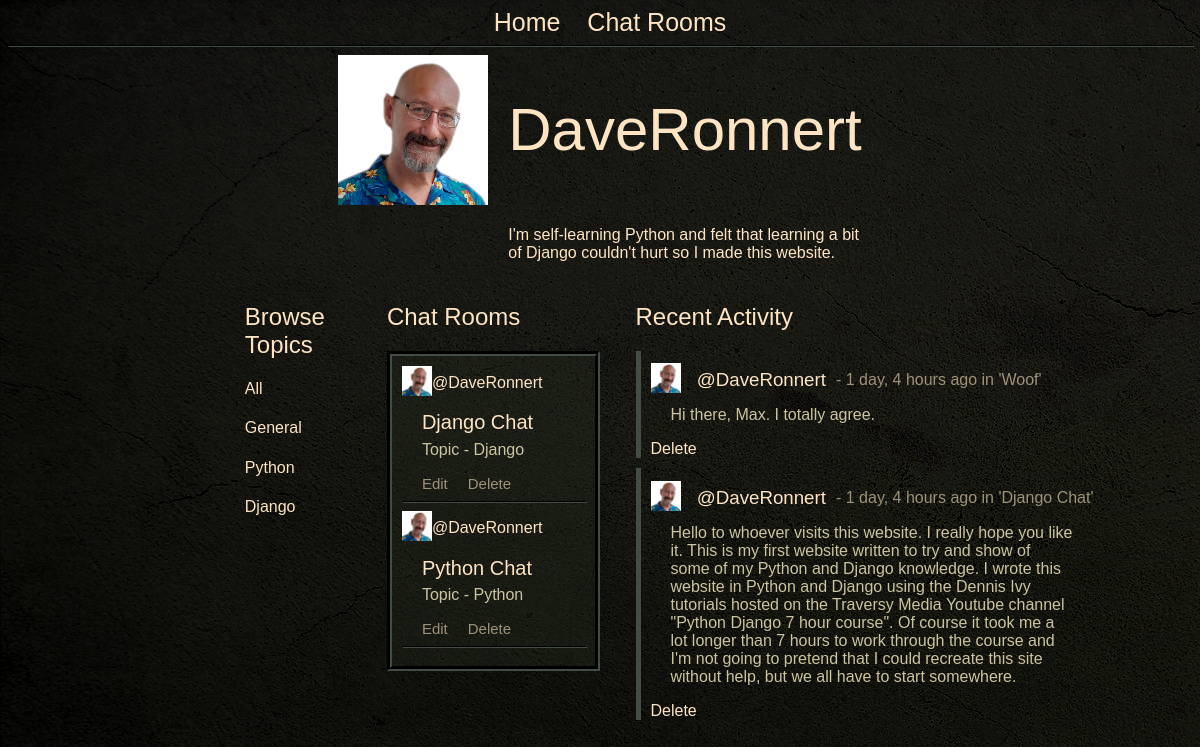
Screenshot of /profile/1 (signed in) with the database file from the repository.
### chat/models.py (models this page shows, shortened)
class Profile(models.Model):
    user = models.OneToOneField(User, null=True, on_delete=models.CASCADE)
    bio = models.TextField()
    profile_pic = models.ImageField(null=True, blank=True, upload_to='images/')

class Topic(models.Model):
    name = models.CharField(max_length=200)
    def __str__(self):
        return self.name

class ChatRoom(models.Model):
    host = models.ForeignKey(User, on_delete=models.SET_NULL, null=True)
    topic = models.ForeignKey(Topic, on_delete=models.SET_NULL, null=True)
    name = models.CharField(max_length=25)
    description = models.TextField(blank=True, null=True)
    created = models.DateTimeField(auto_now=True)
    updated = models.DateTimeField(auto_now_add=True)
    class Meta:
        ordering = ['-updated', '-created']
    def __str__(self):
        return self.name

class Messages(models.Model):
    user = models.ForeignKey(User, on_delete=models.CASCADE)
    room = models.ForeignKey(ChatRoom, on_delete=models.CASCADE)
    body = models.TextField()
    created = models.DateTimeField(auto_now=True)
    updated = models.DateTimeField(auto_now_add=True)

### chat/views.py (the view)
# urls.py: path('profile/<str:pk>', views.user_profile, name='user_profile'),
def user_profile(request, pk):
    user = User.objects.get(id=pk)
    chatrooms = user.chatroom_set.all()
    chat_messages = user.messages_set.all()
    topics = Topic.objects.all()
    context = {'user': user, 'chatrooms': chatrooms, 'chat_messages': chat_messages, 'topics': topics}
    return render(request, 'chat/profile.html', context)

### chat/templates/chat/profile.html
{% extends 'home.html' %}
{% load static %}
{% block content %}
<div class="profile_header">
        <div class="profile_pic">
        {% if user.profile.profile_pic %}
            <div class="chat_room_host_img"><img src="{{user.profile.profile_pic.url}}" height="150"></div>
        {% else %}
            <div class="chat_room_host_img">
                <img src="{% static '/images/avatar.png' %}" height="150">
            </div>
        {% endif %}
        </div>
        <div class="profile_name"><h1>{{user.username}}</h1></div>
        <div class="profile_bio"><h4>{{user.profile.bio}}</h4></div>
    </div>
<div class="profile_wrapper">
    <div class="profile_topics">
        {% include 'chat/topics.html' %}
    </div>
    <div class="profile_feed">
        <h2>Chat Rooms</h2>
        <div class="chat_rooms_border">
            {% include 'chat/feed.html' %}
        </div>
    </div>
    <div class="profile_activity">
        {% include 'chat/activity.html' %}
    </div>
</div>
{% endblock content %}

### chat/templates/chat/topics.html
<h2> Browse Topics</h2>
<div>
    <a href="{% url 'chat' %}"><h4>All</h4></a>
</div>
{% for topic in topics %}
    <div>
        <a href="{% url 'chat' %}?q={{topic.name}}"><h4>{{topic}}</h4></a>
    </div>
{% endfor %}

### chat/templates/chat/feed.html
{% load static %}
{% for room in chatrooms %}
<div class="chat_room_host">
    {% if room.host.profile.profile_pic %}
        <div class="chat_room_host_img"><img src="{{room.host.profile.profile_pic.url}}" height="30"></div>
    {% else %}
        <div class="chat_room_host_img">
            <img src="{% static '/images/avatar.png' %}" height="30">
        </div>
    {% endif %}
    <div class="chat_room_host_name"><a href="{% url 'user_profile' room.host.id %}">@{{room.host}}</a></div>
</div>
<div class="chat_room_name">
    <a href="{% url 'room' room.id %}"><h4>{{room.name}}</h4></a>
</div>
<p>
    Topic - {{room.topic}}
</p>
<div class="room_buttons">
    <div class="room_button_align">
        <div class="room_button"><a href="{% url 'update_room' room.id %}">Edit</a><a href="{% url 'delete_room' room.id %}">Delete</a></div>
    </div>
    <hr>
</div>
{% endfor %}

### chat/templates/chat/activity.html
{% load static %}
<h2>Recent Activity</h2>
    {% for mess in chat_messages|slice:":10" %}
        <div>
            <div class="message">
                {% if mess.user.profile.profile_pic %}
                <div class="mess_img"><img src="{{mess.user.profile.profile_pic.url}}" height="30"></div>
                {% else %}
                <div class="chat_room_host_img">
                    <img src="{% static '/images/avatar.png' %}" height="30">
                </div>
                {% endif %}
                <div class="mess_head"><a href="{% url 'user_profile' mess.user.id %}"><h3>@{{mess.user}}</h3></a></div>
                <div class="mess_date"> - {{mess.created|timesince}} ago in '{{mess.room}}'</div>
                <div class="mess_body"><p>{{mess.body}}</p></div>
                <div class="mess_del">
                    {% if request.user == mess.user %}
                        <a href="{% url 'delete_message' mess.id %}">Delete</a>
                    {% endif %}
                </div>
            </div>
        </div>
    {% endfor %}

### static/css/styles.css (style rules this page uses)
html body { height: 100%; background-image: url('../images/main_bg.jpg'); }
p, li { color: rgb(204, 196, 160); font-family: Geneva, sans-serif; font-weight: lighter; margin-left: 20px; margin-right: 20px; }
a:link { font-family: Geneva, sans-serif; font-weight: lighter; text-decoration: none; color:bisque; }
hr { width: 100%; border-color: rgb(66, 77, 70); }
h1 { font-family: Geneva, sans-serif; font-weight: lighter; color:bisque; }
h2 { font-family: Geneva, sans-serif; font-weight: lighter; color:bisque; }
h3 { font-family: Geneva, sans-serif; font-weight: lighter; color:bisque; }
h4 { font-family: Geneva, sans-serif; font-weight: lighter; color:bisque; }
.chat_rooms_border { border-color: rgb(66, 77, 70); background-color: rgb(41, 46, 34, 0.3); border-style: groove; border-width: 5px; grid-column: 1; padding: 10px; }
.chat_room_host { display: grid; grid-template-columns: max-content; }
.chat_room_host_img { grid-column: 1; align-self: center; }
.chat_room_host_name { grid-column: 2; align-self: center; }
.chat_room_name { margin-left: 20px; margin-right: 20px; font-size: 20px; margin-top: -15px; margin-bottom: -20px; }
.message { border-color: rgb(66, 77, 70); border-style: solid; border-width: 5px; border-right: 0px; border-top: 0px; border-bottom: 0px; display: grid; grid-template-columns: min-content; margin-top: 5px; margin-bottom: 10px; padding-left: 10px; justify-content: start; }
.mess_img { grid-column: 1; grid-row: 1; align-self: center; width: 40px }
.mess_head { grid-column: 2; grid-row: 1; width: fit-content }
.mess_date { grid-column: 3; grid-row: 1; margin-left: 10px; font-family: Geneva, sans-serif; font-weight: lighter; color:rgb(158, 146, 121); align-self: center; width: max-content; }
.mess_body { grid-column: 1 / span 4; grid-row: 2; margin-top: -20px; }
.mess_del { grid-column: 1; grid-row: 3; }
.room_buttons { display: grid; }
.room_button a:link { font-size: 15px; color:rgb(158, 146, 121); display: inline-block; margin-left: 20px; }
.profile_wrapper { margin-left: 20%; margin-right: 20%; display: grid; grid-template-columns: 20% 30% 5% 45%; }
.profile_header { margin-left: 35%; margin-right: 35%; display: grid; justify-content: center; }
.profile_pic { grid-column: 1; grid-row: 1 / span 2; margin-right: 20px; }
.profile_name { grid-column: 2; grid-row: 1; font-size: 30px; }
.profile_topics { grid-column: 1; }
.profile_feed { grid-column: 2; }
.profile_activity { grid-column: 4; }

### rows the page displays
Topic: name "General"
Topic: name "Python"
Topic: name "Django"
ChatRoom: host.profile.profile_pic (picture), host "DaveRonnert", name "Django Chat", topic "Django"
ChatRoom: host.profile.profile_pic (picture), host "DaveRonnert", name "Python Chat", topic "Python"
Messages: user.profile.profile_pic (picture), user "DaveRonnert", created "1 day, 4 hours", room "Woof", body "Hi there, Max. I totally agree.", shows "Delete"
Messages: user.profile.profile_pic (picture), user "DaveRonnert", created "1 day, 4 hours", room "Django Chat", body "Hello to whoever visits this website. I really hope you like it. This is my first website written to try and show of some of my Python and Django knowledge. I wrote this website in Python and Django using the Dennis Ivy tutorials hosted on the Traversy Media Youtube channel \"Python Django 7 hour course\". Of course it took me a lot longer than 7 hours to work through the course and I'm not going to pretend that I could recreate this site without help, but we all have to start somewhere.", shows "Delete"

### other values shown
{{ user.username }} "DaveRonnert"
{{ user.profile.bio }} "I'm self-learning Python and felt that learning a bit of Django couldn't hurt so I made this website."
